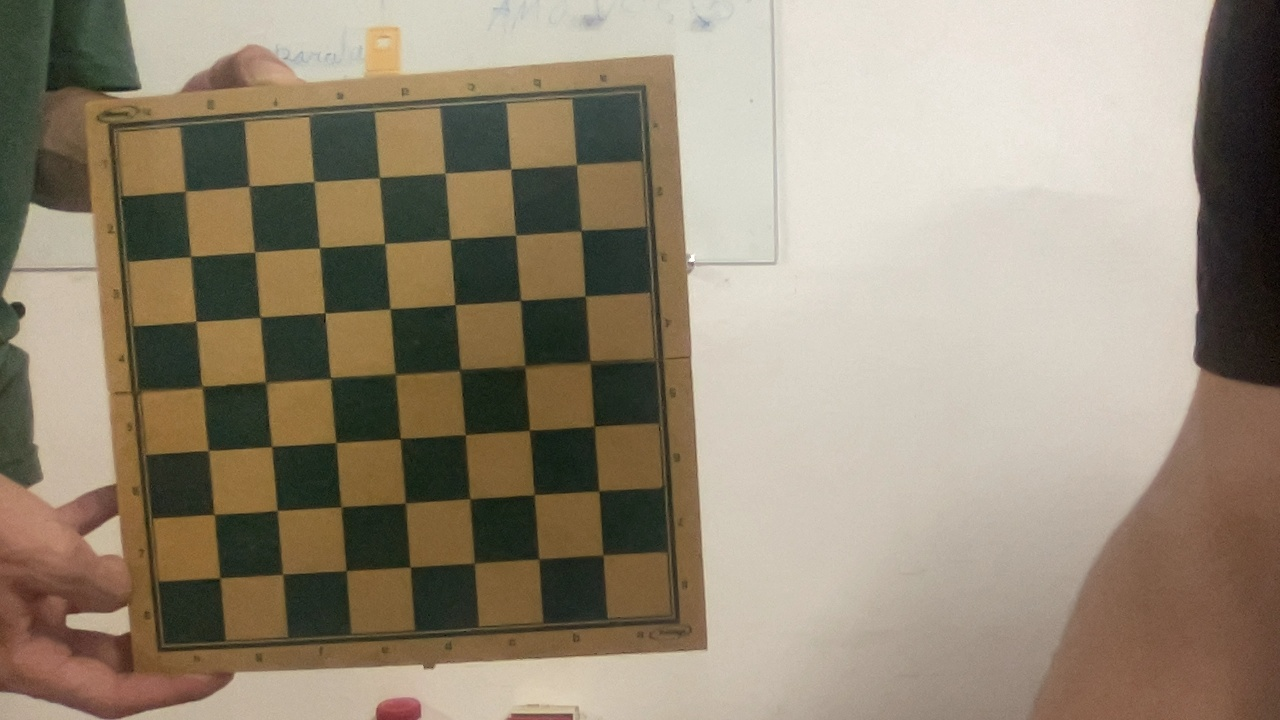
#> input picture tabuleiro_0.jpg, 1280 x 720 px; its folder holds only this picture in this run
$ python check_camera_distortion.py
#> lines starting #> are read from the running program, lines starting #| are printed output that depends on the picture
import numpy as np
import cv2 as cv
import glob
# termination criteria
criteria = (cv.TERM_CRITERIA_EPS + cv.TERM_CRITERIA_MAX_ITER, 30, 0.001)
# prepare object points, like (0,0,0), (1,0,0), (2,0,0) ....,(6,5,0)

nrow = 6
ncol = 6

objp = np.zeros((nrow*ncol,3), np.float32)
objp[:,:2] = np.mgrid[0:6,0:6].T.reshape(-1,2)
# Arrays to store object points and image points from all the images.
objpoints = [] # 3d point in real world space
imgpoints = [] # 2d points in image plane.
images = glob.glob('*.jpg')
imagens = []
i = 0
for fname in images:
    img = cv.imread(fname)
#> img is the input picture: shape (720, 1280, 3); mean B, G, R 118.6, 137.8, 150.1
    imagens.append(img)
    gray = cv.cvtColor(img, cv.COLOR_BGR2GRAY)
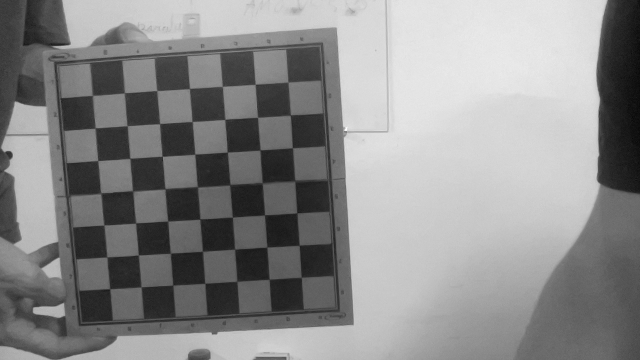
#> gray: shape (720, 1280) (shown at 1/2 size); min 1, max 254, mean 139.3
    # Find the chess board corners
    ret, corners = cv.findChessboardCorners(gray, (nrow,ncol), None)
#> ret = True; corners = 36 rows, first 8: [185.5, 191.3], [248.9, 185.8], [314, 181.3], [379.4, 177.8], [444.5, 172.8], [511.2, 169], [191.3, 255.6], [254.8, 252.2]
    # If found, add object points, image points (after refining them)
    if ret == True:
        objpoints.append(objp)
        corners2 = cv.cornerSubPix(gray,corners, (11,11), (-1,-1), criteria)
#> corners2 = 36 rows, first 8: [185.2, 191.2], [249.2, 186.1], [313.9, 181.6], [379.4, 177.6], [445.1, 173.2], [510.8, 169], [190.6, 256.4], [254.5, 252]
        imgpoints.append(corners)
        # Draw and display the corners
        #cv.drawChessboardCorners(img, (nrow,ncol), corners2, ret)
        #cv.imwrite('tabuleiro_' + str(i) + '_calibrado.jpg', img)
    i+=1
cv.destroyAllWindows()
ret, mtx, dist, rvecs, tvecs = cv.calibrateCamera(objpoints, imgpoints, gray.shape[::-1], None, None)
#> ret = 0.244; mtx = [[1959.8, 0, 702.7], [0, 1987.3, 326.9], [0, 0, 1]]; dist = [[-0.0841, 2.34, 0.0128, -0.0114, -35.05]]; rvecs = ([0.142, 0.0192, -0.0603],); tvecs = ([-7.91, -2.08, 29.94],)
h,  w = img.shape[:2]
newcameramtx, roi = cv.getOptimalNewCameraMatrix(mtx, dist, (w,h), 1, (w,h))
#> newcameramtx = [[1340.5, 0, 851.5], [0, 1624.6, 287.2], [0, 0, 1]]; roi = (371, 20, 885, 585)

# undistort
i=0
for img in imagens:
    dst = cv.undistort(img, mtx, dist, None, newcameramtx)
    # crop the image
    x, y, w, h = roi
    dst = dst[y:y+h, x:x+w]
    cv.imwrite('calibresult' + images[i]+ '.png', dst)
    i+=1
#> this loop made 1 pass
#> (x, y, w, h, i) on pass 1: (371, 20, 885, 585, 1)
#> pass 1, `dst = cv.undistort(img, mtx, dist, None, newcameramtx)`:
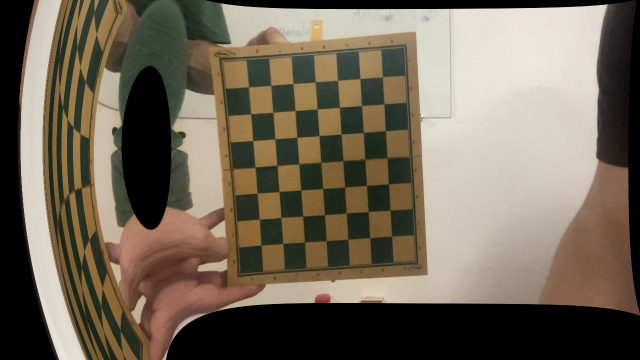
#> dst: shape (720, 1280, 3) (shown at 1/2 size); mean B, G, R 87.8, 103.6, 113.9
#> pass 1, `dst = dst[y:y+h, x:x+w]`:
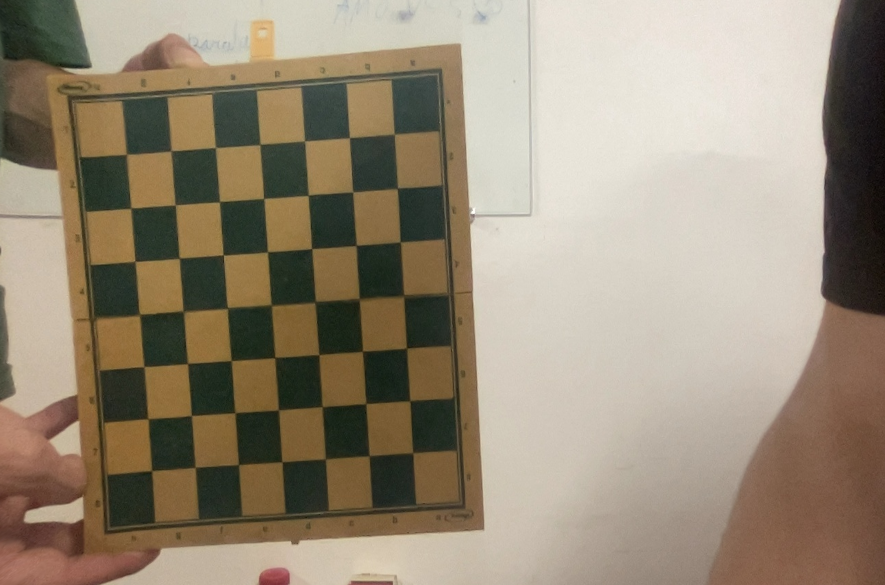
#> dst: shape (585, 885, 3); mean B, G, R 119.2, 138.6, 151.2
#> after the loop, i = 1

$ run again, on tabuleiro_5.jpg
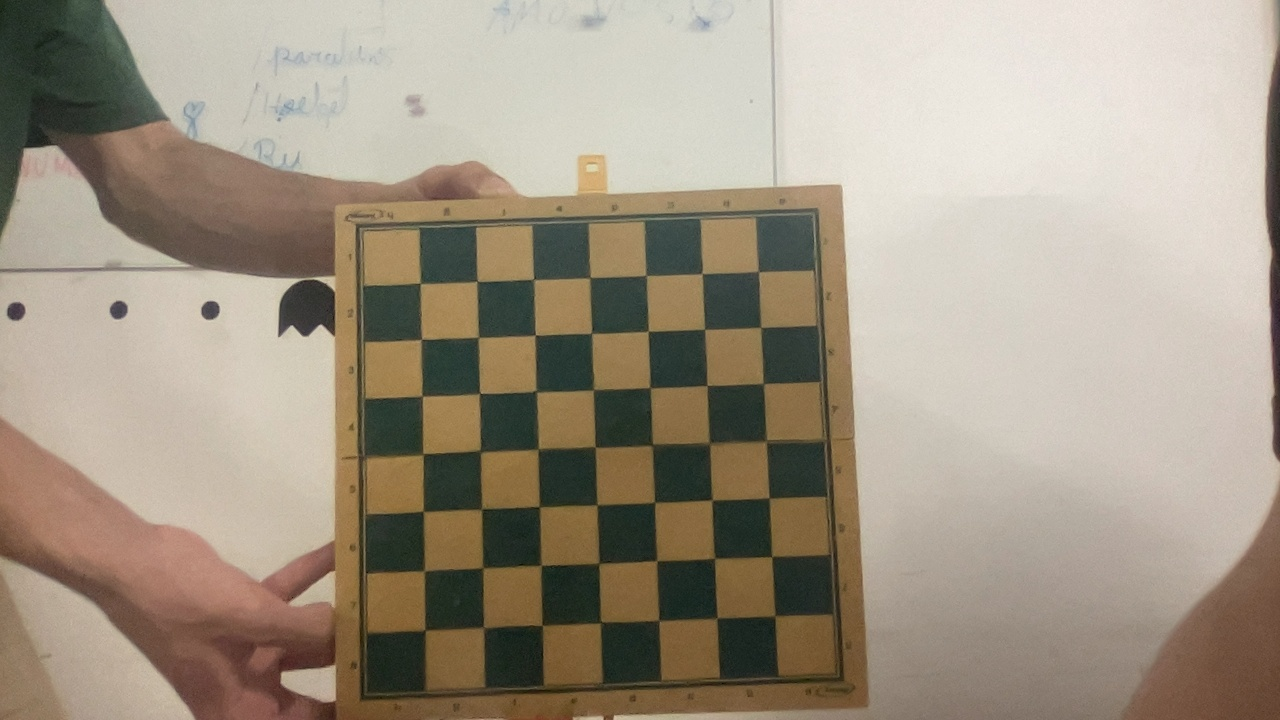
#> input picture tabuleiro_5.jpg, 1280 x 720 px
#> img is the input picture: shape (720, 1280, 3); mean B, G, R 133.3, 150.1, 161.4
#> `gray = cv.cvtColor(img, cv.COLOR_BGR2GRAY)`:
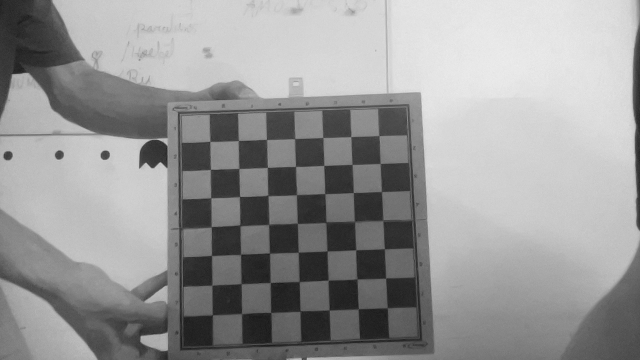
#> gray: shape (720, 1280) (shown at 1/2 size); min 7, max 242, mean 151.6
#> `ret, corners = cv.findChessboardCorners(gray, (nrow,ncol), None)`: ret = True; corners = 36 rows, first 8: [704.6, 329.3], [707.1, 385.2], [709.5, 443], [712.3, 499.9], [715.4, 558.1], [717.4, 617.8], [648.5, 330.6], [649.5, 387]
#> corners2 = 36 rows, first 8: [704.5, 329.3], [707, 385.4], [709.6, 443.2], [711.8, 500], [714.3, 558.2], [716.9, 618], [648.3, 331.3], [649.9, 387.8]
#> `ret, mtx, dist, rvecs, tvecs = cv.calibrateCamera(objpoints, imgpoints..`: ret = 0.296; mtx = [[309.7, 0, 636], [0, 308.7, 369.8], [0, 0, 1]]; dist = [[-0.026, 0.0501, 0.00191, -0.000231, -0.0259]]; rvecs = ([-0.0271, 0.0176, 1.54],); tvecs = ([1.21, -0.719, 5.47],)
#> newcameramtx = [[309.7, 0, 636], [0, 297.9, 377.8], [0, 0, 1]]; roi = (0, 21, 1279, 693)
#> the loop `for img in imagens:` made 1 pass
#> (x, y, w, h, i) on pass 1: (0, 21, 1279, 693, 1)
#> pass 1, `dst = dst[y:y+h, x:x+w]`:
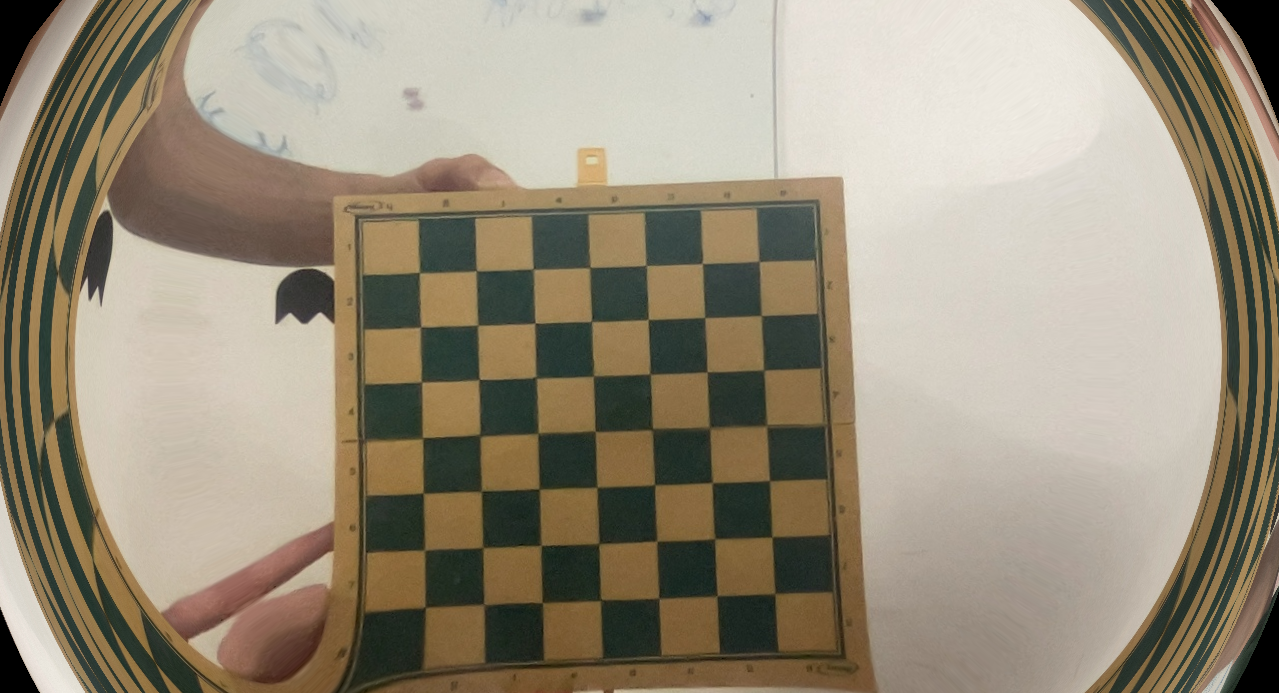
#> dst: shape (693, 1279, 3); mean B, G, R 123.8, 142.6, 152.4
#> after the loop `for img in imagens:`: i = 1

$ run again, on tabuleiro_6.jpg
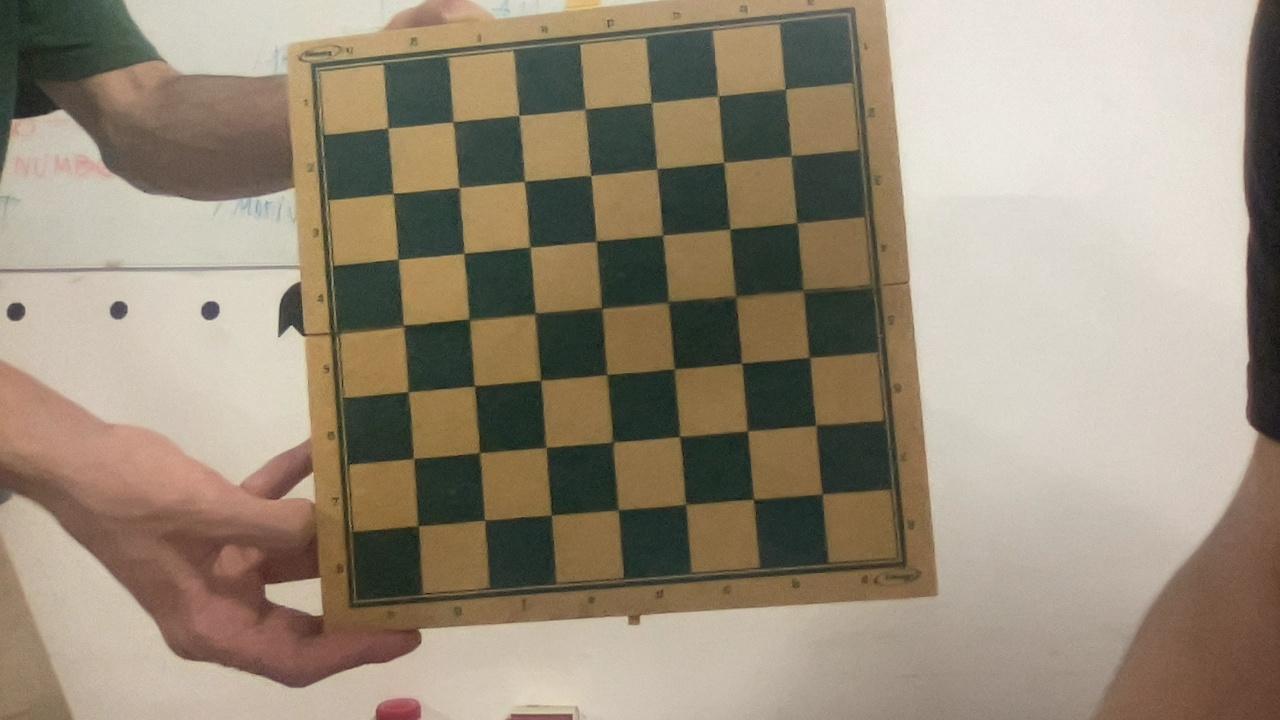
#> input picture tabuleiro_6.jpg, 1280 x 720 px
#> img is the input picture: shape (720, 1280, 3); mean B, G, R 121.3, 140, 152.3
#> `gray = cv.cvtColor(img, cv.COLOR_BGR2GRAY)`:
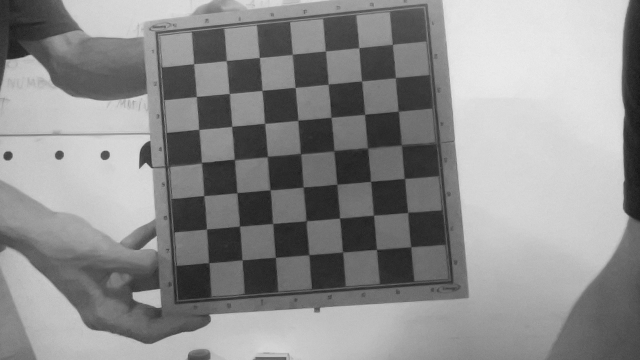
#> gray: shape (720, 1280) (shown at 1/2 size); min 15, max 240, mean 141.5
#> `ret, corners = cv.findChessboardCorners(gray, (nrow,ncol), None)`: ret = True; corners = 36 rows, first 8: [387.4, 127.7], [452.8, 121.5], [518.7, 115.4], [585.4, 108.4], [652.5, 102.6], [718.8, 95.85], [393.3, 193.3], [459.1, 187.9]
#> corners2 = 36 rows, first 8: [387.5, 128.1], [452.8, 121.7], [518.9, 115.4], [585.1, 109.2], [651.3, 102.4], [717.8, 95.99], [393.3, 193.4], [459.1, 187.4]
#> `ret, mtx, dist, rvecs, tvecs = cv.calibrateCamera(objpoints, imgpoints..`: ret = 0.261; mtx = [[1247.4, 0, 645.3], [0, 1245.6, 331.3], [0, 0, 1]]; dist = [[-0.114, 4.28, 0.00525, -0.00426, -30.58]]; rvecs = ([-0.0316, 0.0712, -0.0851],); tvecs = ([-3.88, -3.08, 18.88],)
#> newcameramtx = [[1247.4, 0, 645.3], [0, 1190.5, 324.6], [0, 0, 1]]; roi = (0, 8, 1279, 685)
#> the loop `for img in imagens:` made 1 pass
#> (x, y, w, h, i) on pass 1: (0, 8, 1279, 685, 1)
#> pass 1, `dst = dst[y:y+h, x:x+w]`:
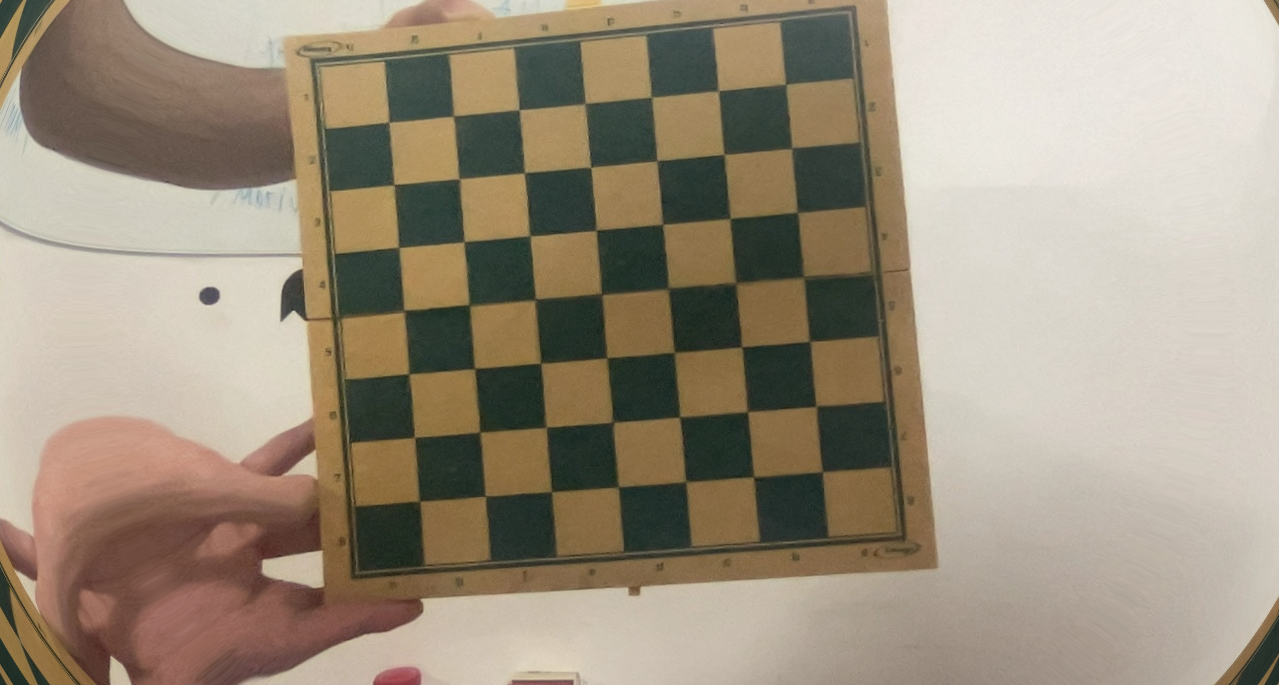
#> dst: shape (685, 1279, 3); mean B, G, R 126.1, 144.6, 157
#> after the loop `for img in imagens:`: i = 1
